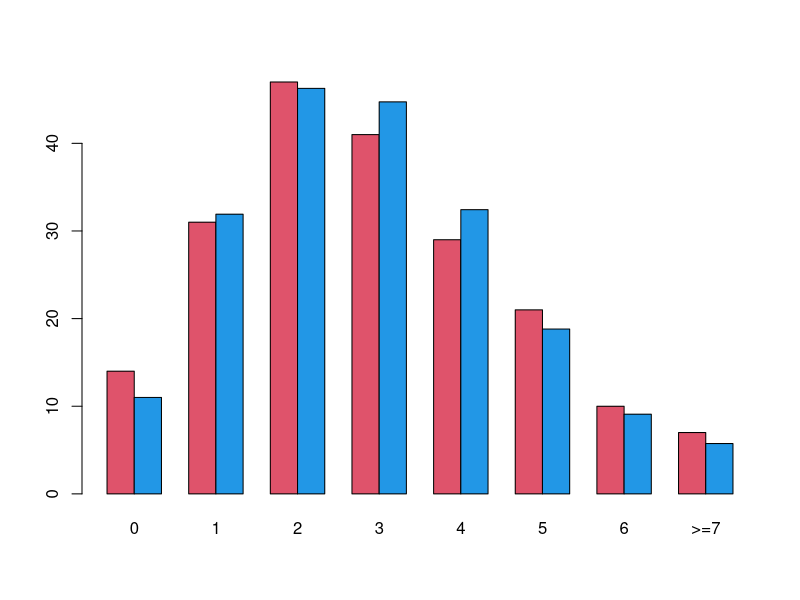

Recreate this plot in R.
xi <- 0:8
ni <- c(14, 31, 47, 41, 29, 21, 10, 5, 2)
names(ni) <- xi
ni

# estymowanie parametru lambda
lambda <- weighted.mean(xi, ni)
lambda

# ze względu na małą liczebność, łączenie ostatnich kolumn
ni <- c(14, 31, 47, 41, 29, 21, 10, 7)
names(ni) <- c(0:6, ">=7")
ni

# wyznaczenie prawdopodobienstwa teoretycznego
pr_teor <- c(dpois(c(0:6), lambda), ppois(6, lambda, lower.tail = FALSE))
pr_teor
sum(pr_teor)

# test chi-kwadrat, sprawdzenie czy liczebność danych z próbki
# zgadza się z prawdopodobieństwem teoretycznym
test <- chisq.test(ni, p = pr_teor)

if (test$p.value >= 0.05) {
  cat("Potwierdzamy hipotezę H0: liczba klientów w ciągu minuty ma rozkład poissona") # nolint
} else {
  cat("Odrzucamy hipotezę H0")
}

# połączenie danych do wyświetlenia w barplot
matrix <- rbind(test$observed, test$expected)
barplot(matrix, beside = TRUE, col = c(2, 4))

# NOTE:
# rozkład poissona
# prawdopodobienstwo teoretyczne i empiryczne
# test chisq
